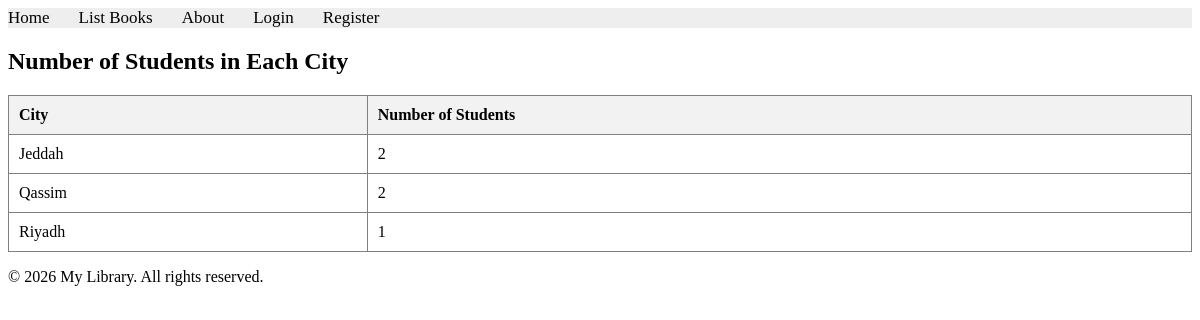
Page /books/lab8/task7 on the committed database.
### apps/bookmodule/models.py (models this page shows, shortened)
class Address(models.Model):
    city = models.CharField(max_length=100)

### apps/bookmodule/views.py (the view)
# urls.py: path('lab8/task7', views.lab8_task7, name="books.lab8_task7"),
def lab8_task7(request):
    city_student_counts = Student.objects.values('address__city').annotate(
        student_count=Count('id')
    ).order_by('address__city')
    return render(
        request,
        'bookmodule/lab8_task7.html',
        {'city_student_counts': city_student_counts},
    )

### apps/templates/bookmodule/lab8_task7.html (shortened to what this page needs)
{% extends "layouts/base.html" %}
{% block content %}
<h2>Number of Students in Each City</h2>
<table border="1" style="width: 100%; border-collapse: collapse; margin-top: 20px;">
    <thead>
        <tr style="background-color: #f2f2f2; text-align: left;">
            <th style="padding: 10px;">City</th>
            <th style="padding: 10px;">Number of Students</th>
        </tr>
    </thead>
    <tbody>
        {% for item in city_student_counts %}
        <tr>
            <td style="padding: 10px;">{{ item.address__city }}</td>
            <td style="padding: 10px;">{{ item.student_count }}</td>
        </tr>
        {% empty %}
        <tr>
            <td colspan="2" style="text-align: center; padding: 10px;">No students found.</td>
        </tr>
        {% endfor %}
    </tbody>
</table>
{% endblock content %}

### rows in the picture
Address: address__city "Jeddah", student_count "2"
Address: address__city "Qassim", student_count "2"
Address: address__city "Riyadh", student_count "1"
